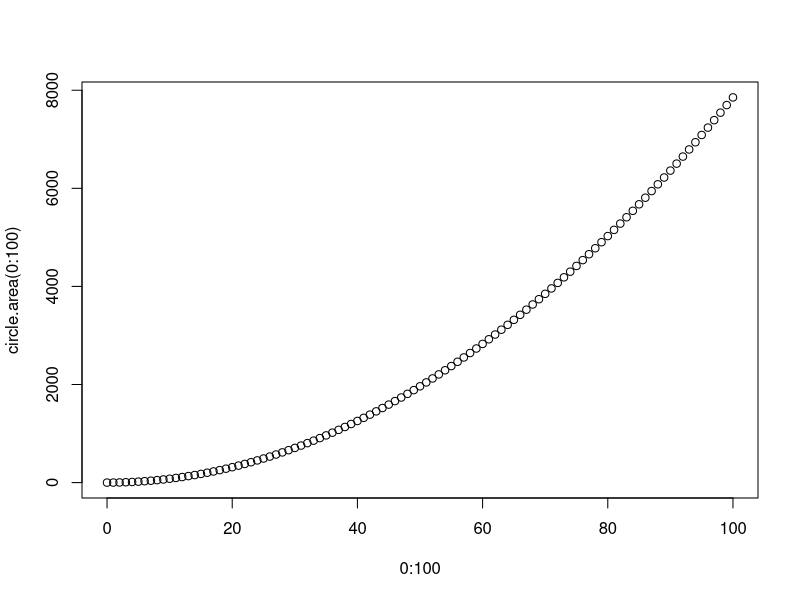
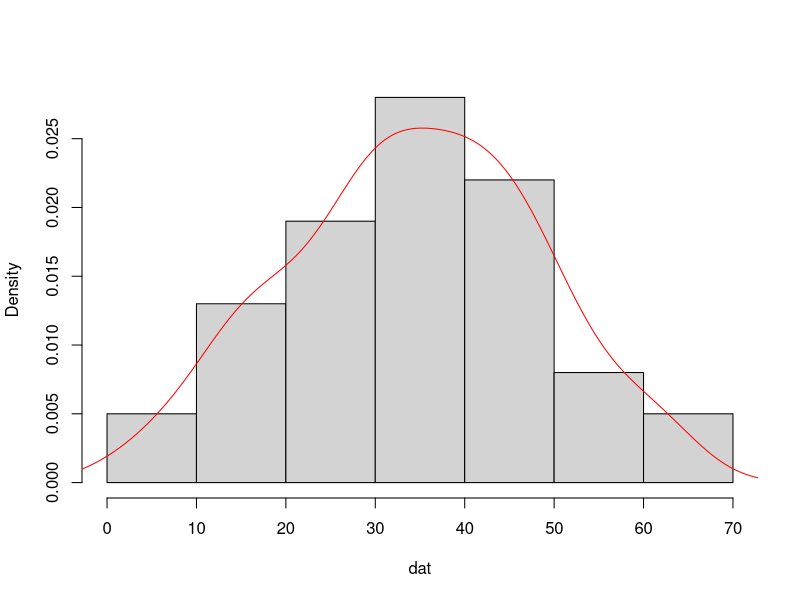
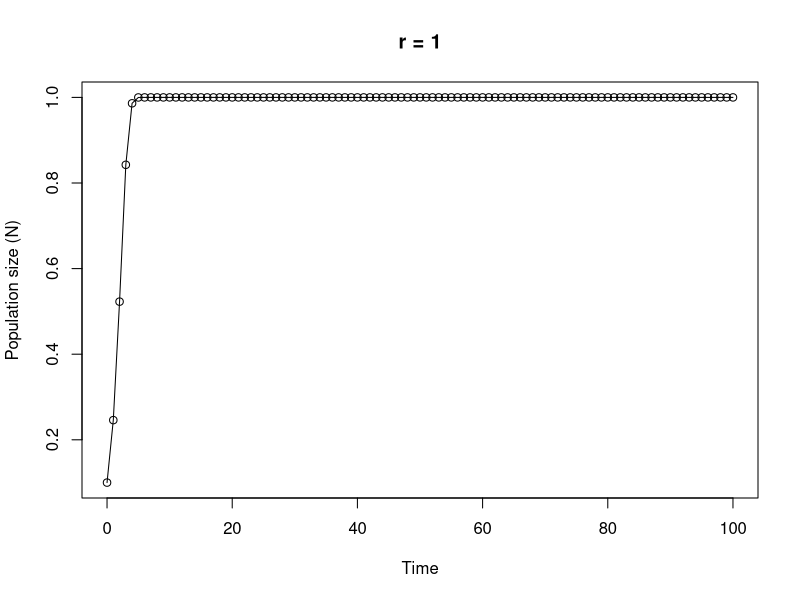

Recreate these plots in R, in order.
## ---- chunk 1
knitr::opts_chunk$set(echo=TRUE, message = FALSE, warning = FALSE, eval = FALSE, cache = FALSE)
## ---- chunk 2
    
    # area of a circle
    # the equation to calculate the area of a circle is pi * radius^2
    
    circle.area <- function(d){ 
    	pi * (d/2)^2
    }
    
    # to use your new function
    
    circle.area(10)
    # [1] 78.53982
    
    plot(0:100, circle.area(0:100))
    
    # to test on a vector of diameters
    # first create a vector with diameters ranging from 0 to 50 in steps of 10
    
    cir.diam <- seq(from = 0, to = 50, by = 10)
    
    # test your function
    
    circle.area(cir.diam)
    # [1]    0.00000   78.53982  314.15927  706.85835 1256.63706 1963.49541
## ---- chunk 3
    
    far.cent <- function(a){
    	val <- (a-32)*5/9
    	print(paste("Fahrenheit: ", round(a, digits = 3), "oF",sep = " "), quote = FALSE)# round 3dp
    	print(paste("Centigrade: ", round(val, digits = 3), "oC", sep = " "), quote = FALSE)# round 3dp
    }
    
    # alternative Fahrenheit to centigrade using cat function
    
    far.cent2 <- function(a){
    	val <- (a - 32) * 5/9	#calculation
    	cat("Fahrenheit: ", round(a, digits = 3), "oF", "\n")   # use cat function
    	cat("Centigrade: ", round(val, digits = 3), "oC", "\n")   
    }
    
## ---- chunk 4
    
    # Create a vector of normally distributed data
    # length 100, mean 35 and standard deviation of 29
    
    vals <- rnorm(100, 35, 15)	# create some norm dist data mean 35, sd = 15
    
    summary.fun <- function(dat){
    	mymean <- round(mean(dat), digits = 4)      	# calc mean
    	mymedian <- round(median(dat), digits = 4)    # calc median
    	mymin <- round(min(dat), digits = 4)          # calc min
    	mymax <- round(max(dat), digits = 4)          # calc max
    	print(paste("mean:", mymean, sep = " "), quote = FALSE)     # print mean
    	print(paste("median:", mymedian, sep = " "), quote = FALSE)     # print median
    	print(paste("range:", "from:", mymin, "to", mymax, sep = " "), quote = FALSE) 
    	dens <- density(dat)                          # estimate density curve
    	hist(dat, main = "",type = "l",freq = FALSE)  # plot histogram
    	lines(dens, lty = 1, col = "red")             # plot density curve
    }
    
    # use the function
    summary.fun(vals)
## ---- chunk 5
    
    # calculate a median
    
    ourmedian <- function(x){
    	n <- length(x)
    	if (n %% 2 == 1)      # odd numbers
    	  sort(x)[(n + 1)/2]  # find the middle number by adding 1 to length and div 2
    	else {                # even numbers
    	  middletwo <- sort(x)[(n/2) + 0:1]   #find the two middle numbers
    	  mean(middletwo)
    	  }
    }
    
    # use the function
    mydat <- sample(1:50, size = 10, replace = TRUE )
    
    # our function
    ourmedian(mydat)
    
    # R median function
    median(mydat)
## ---- chunk 6
    
    # function to simulate Ricker model
    
    Ricker.model <- function(nzero, r, time, K=1){     # sets initial parameters
      N <- numeric(time + 1)    # creates a real vector of length time+1 to store values of Nt+1
      N[1] <- nzero             # sets initial population size in first element of N
      for (i in 1:time) {				# loops over time
          N[i+1] <- N[i]*exp(r*(1 - N[i]/K))    
      }
      Time <- 0:time   					 # creates vector for x axis
      plot(Time, N, type = "o", xlim = c(0, time), xlab = "Time", ylab = "Population size (N)", main = paste("r =", r, sep=" "))   # plots     output
    }
    
    # To run
    # play around with the different parameters, especially r
    Ricker.model(nzero=0.1,r=1,time=100)
    
